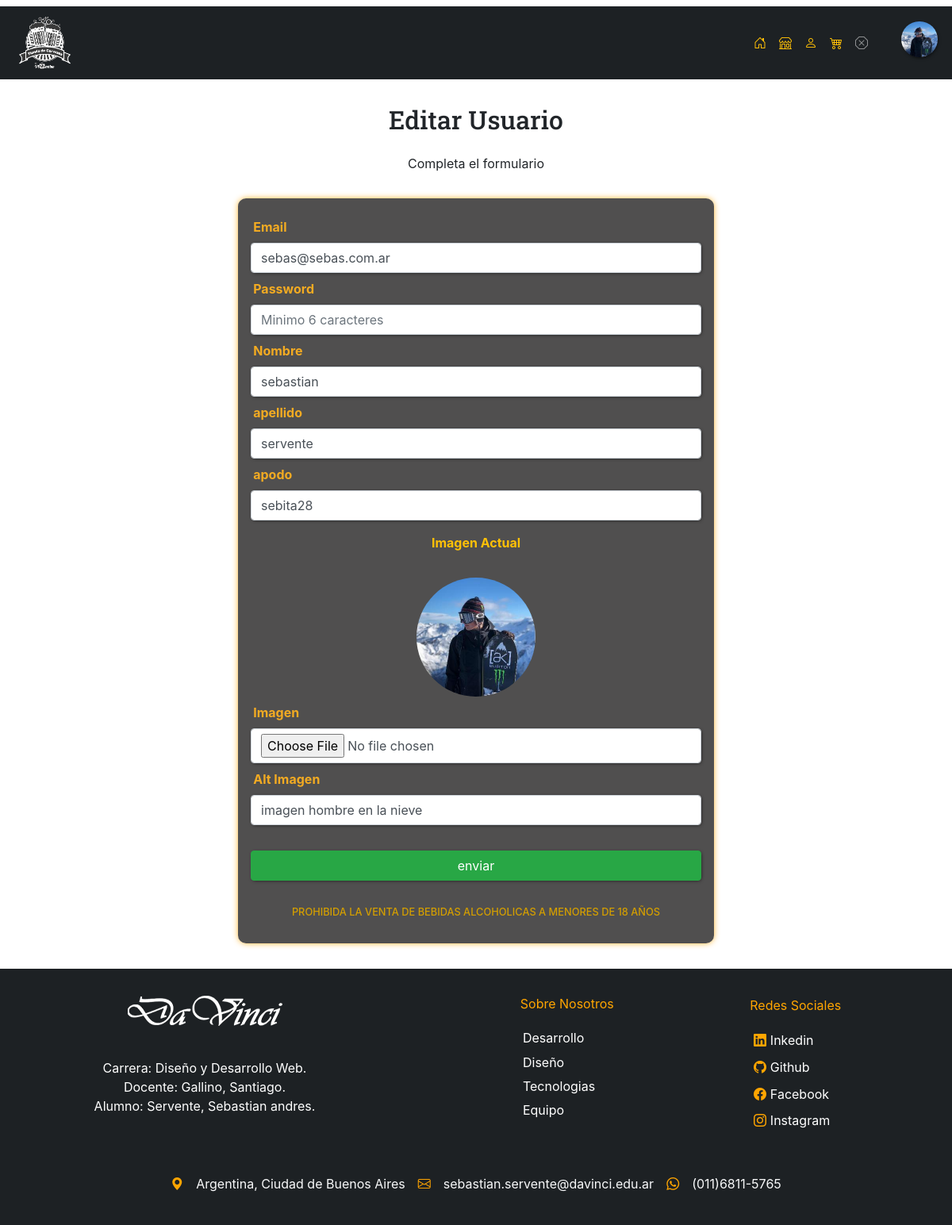
The app's page /servente-sebastian_tp/index.php?s=editar-usuario&id=2 (signed in) with its own data.
### tables this page shows
CREATE TABLE `usuarios` (
  `id_usuario` int(10) UNSIGNED NOT NULL,
  `id_rol` tinyint(3) UNSIGNED NOT NULL,
  `carritos_id_carrito` int(10) UNSIGNED NOT NULL,
  `email` varchar(100) NOT NULL,
  `password` varchar(255) NOT NULL,
  `nombre` varchar(100) DEFAULT NULL,
  `apellido` varchar(100) DEFAULT NULL,
  `apodo` varchar(100) DEFAULT NULL,
  `img` varchar(255) DEFAULT NULL,
  `alt_img` varchar(255) DEFAULT NULL,
  `domicilio` varchar(255) DEFAULT NULL
);

### servente-sebastian_tp/libraries/usuarios.php (called while the page is built, shortened)
<?php
function usuarioTraerPorId($db, $id) {
    $id = mysqli_real_escape_string($db, $id);
    $query = "SELECT * FROM usuarios
                WHERE id_usuario = '". $id ."'";
    $res = mysqli_query($db, $query);
    return mysqli_fetch_assoc($res);
}

### servente-sebastian_tp/secciones/editar-usuario.php (the view, shortened to what this page needs)
<?php
require 'data/bootstrap.php';
$errores = sessionValueGetFlash('errores', []);
$oldData = sessionValueGetFlash('old_data', []);
if(empty($oldData)) {
    $usuarios = usuarioTraerPorId($db, $_GET['id']);
    $oldData = [
        'email' => $usuarios['email'],
        'password' => '',
        'nombre' => $usuarios['nombre'],
        'apellido' => $usuarios['apellido'],
        'apodo' => $usuarios['apodo'],
        'imgActual' => $usuarios['img'],
        'img_alt' => $usuarios['alt_img'],
    ];
}
?>
<section id="editar-producto" class="container sectionRegistro">
    <h2 class="col-12">Editar Usuario</h2>
    <p>Completa el formulario</p>
    <form action="acciones/editar-usuario.php?id=<?= $_GET['id'];?>" method="post" enctype="multipart/form-data" class="formRegistro">
        <div class="form-group">
            <div class="column">
                <label for="email" class="col-md-lg-2 col-form-label">Email</label>
                <input  type="text"
                        class="form-control"
                        id="email"
                        name="email"
                        placeholder="ejemplo@ejemplo.com.ar"
                        value="<?= $oldData['email'] ?? '';?>"
                        <?php if(isset($errores['email'])) echo 'aria-describedby="error-title"';?>>
            </div>
            <div class="column">
                <label for="password" class="col-md-lg-2 col-form-label">Password</label>
                <input  type="text"
                        class="form-control"
                        id="password"
                        name="password"
                        placeholder="Minimo 6 caracteres"
                        value="<?= $oldData['password'] ?? '';?>"
                        <?php if(isset($errores['password'])) echo 'aria-describedby="error-intro"';?>>
            </div>
            <div class="column">
                <label for="nombre" class="col-md-lg-2 col-form-label">Nombre</label>
                <input  type="text"
                        class="form-control"
                        id="nombre"
                        name="nombre"
                        value="<?= $oldData['nombre'] ?? '';?>"
                        <?php if(isset($errores['nombre'])) echo 'aria-describedby="error-precio"';?>>
            </div>
            <div class="column">
                <label for="apellido" class="col-md-lg-2 col-form-label">apellido</label>
                <input  type="text"
                        class="form-control"
                        id="apellido"
                        name="apellido"
                        value="<?= $oldData['apellido'] ?? '';?>"
                        <?php if(isset($errores['apellido'])) echo 'aria-describedby="error-precio"';?>>
            </div>
            <div class="column">
                <label for="apodo" class="col-md-lg-2 col-form-label">apodo</label>
                <input  type="text"
                        class="form-control"
                        id="apodo"
                        name="apodo"
                        value="<?= $oldData['apodo'] ?? '';?>"
                        <?php if(isset($errores['apodo'])) echo 'aria-describedby="error-precio"';?>>
            </div>
            <div class="row d-flex justify-content-center">
                <p class="pt-3 text-warning font-weight-bold">Imagen Actual</p>
                <img src="imgs/<?= $oldData['imgActual'];?>" alt="Imagen Actual del Producto" class="w-25 rounded-circle">
            </div>
            <div class="column">
                <label for="img" class="col-md-lg-2 col-form-label">Imagen</label>
                <input  type="file"
                        class="form-control"
                        id="img"
                        name="img"
                >
            </div>
            <div class="column">
                <label for="img-alt" class="col-md-lg-2 col-form-label">Alt Imagen</label>
                <input  type="text"
                        class="form-control"
                        id="img-alt"
                        name="img-alt"
                        value="<?= $oldData['img_alt'] ?? '';?>">
            </div>
        <div class="text-center pt-3">
            <input type="submit" value="enviar" class="btn btn-success col-12 mt-3">
        </div>
    </form>
    <h4 class="col-12">PROHIBIDA LA VENTA DE BEBIDAS ALCOHOLICAS A MENORES DE 18 AÑOS</h4>
</section>

### servente-sebastian_tp/css/estilos_nuevo.css (style rules this page uses)
* { margin: 0; padding: 0; -webkit-box-sizing: border-box; -moz-box-sizing: border-box; box-sizing: border-box; }
.formRegistro { background: #161514bf; padding: 1rem; max-width: 600px; margin: auto; border-radius: 10px; box-shadow: 0px 0px 9px -1px orange; }
.formRegistro label { font-weight: bold; padding: .5rem .2rem; color: #f3ab22; }
.formRegistro input { box-shadow: 1px 1px 5px -2px black; }
.sectionRegistro { padding: 1rem; }
.sectionRegistro h2 { font-family: 'Roboto Slab', serif; padding: 1rem 0; width: 100%; text-align: center; }
.sectionRegistro p { padding-bottom: 1rem; width: 100%; text-align: center; }
.sectionRegistro h4 { font-size: .8rem; text-align: center; padding-top: 2rem; color: #d39e00; }

### records on screen
usuarios: email "sebas@sebas.com.ar", nombre "sebastian", apellido "servente", apodo "sebita28", img (picture), img-alt "imagen hombre en la nieve"
